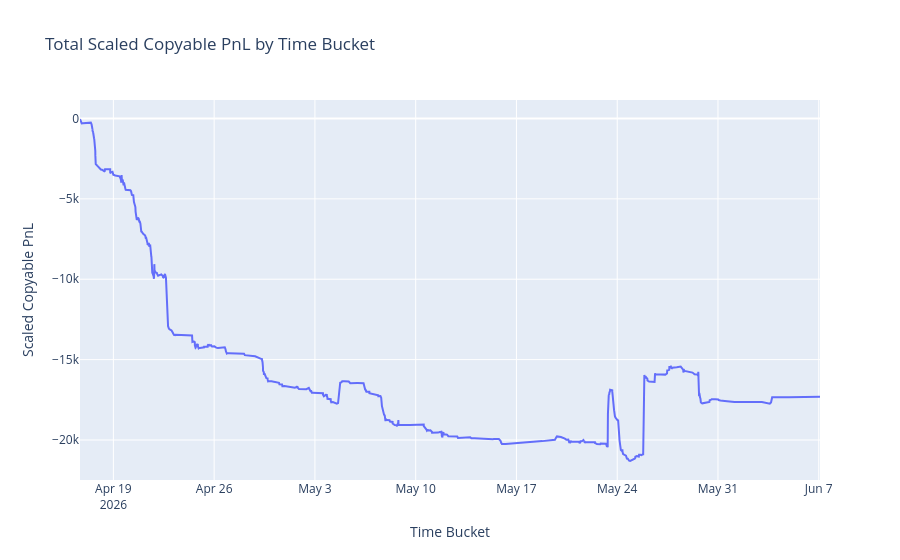

Notebook code for this chart:
### Code cell
import plotly.express as px

# Aggregate by bucket
bucket_pnl = df.groupby('bucket')['scaled_copyable_pnl'].sum().reset_index()
bucket_pnl['scaled_copyable_pnl'] = bucket_pnl['scaled_copyable_pnl'].cumsum()

# Plot with Plotly
fig = px.line(
    bucket_pnl,
    x='bucket',
    y='scaled_copyable_pnl',
    title='Total Scaled Copyable PnL by Time Bucket',
    labels={'bucket': 'Time Bucket', 'scaled_copyable_pnl': 'Scaled Copyable PnL'}
)
fig.show()

### Figure 1 — Plotly figure (JSON) as saved in the notebook; plotly's stock layout.template omitted (floating-point values rounded to 4 significant figures; data arrays with more than 128 entries replaced by an {"elided": "..."} marker saying what was removed)
{"data": [{"hovertemplate": "Time Bucket=%{x}<br>Scaled Copyable PnL=%{y}<extra></extra>", "legendgroup": "", "line": {"color": "#636efa", "dash": "solid"}, "marker": {"symbol": "circle"}, "mode": "lines", "name": "", "orientation": "v", "showlegend": false, "type": "scatter", "x": {"elided": "921 str values"}, "xaxis": "x", "y": {"elided": "921 float values"}, "yaxis": "y"}], "layout": {"legend": {"tracegroupgap": 0}, "title": {"text": "Total Scaled Copyable PnL by Time Bucket"}, "xaxis": {"anchor": "y", "domain": [0, 1], "title": {"text": "Time Bucket"}}, "yaxis": {"anchor": "x", "domain": [0, 1], "title": {"text": "Scaled Copyable PnL"}}}}
